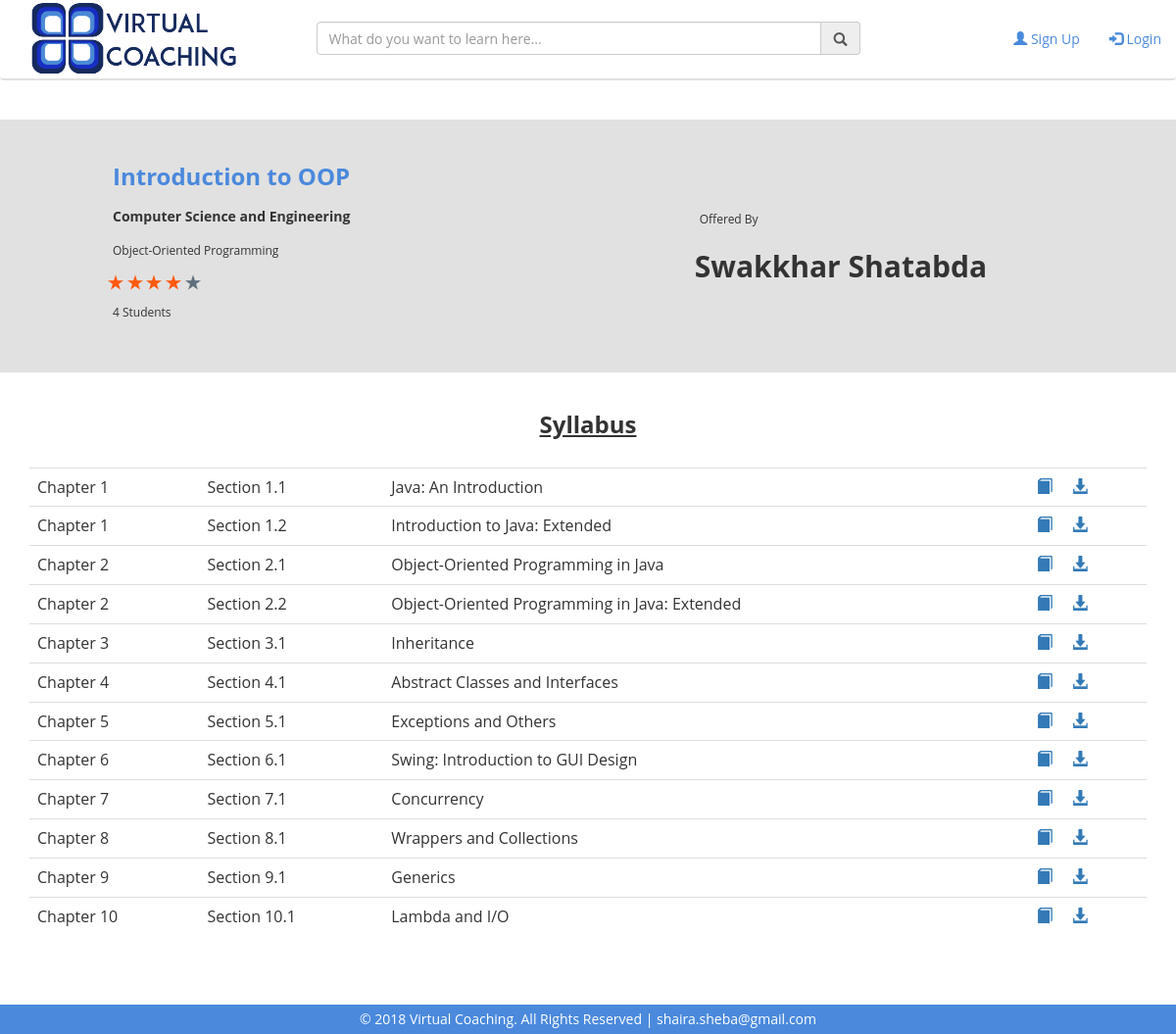
The app's page /course.php?courseid=9 with its own data.
### tables this page shows
CREATE TABLE `course` (
  `CourseID` int(11) NOT NULL,
  `ChannelID` int(11) DEFAULT NULL,
  `Subject` varchar(100) DEFAULT NULL,
  `Topic` varchar(100) DEFAULT NULL,
  `CourseTitle` varchar(100) DEFAULT NULL,
  `Image` varchar(100) DEFAULT NULL,
  `Date` date DEFAULT NULL,
  `About` text
);

CREATE TABLE `users` (
  `Email` varchar(100) NOT NULL,
  `Name` varchar(100) DEFAULT NULL,
  `Image` varchar(100) DEFAULT 'user.jpg',
  `Password` varchar(100) DEFAULT NULL,
  `DOB` date NOT NULL,
  `Phone` varchar(30) NOT NULL,
  `Address` varchar(255) NOT NULL,
  `Bio` text NOT NULL,
  `Position` varchar(255) NOT NULL,
  `Organization` varchar(255) NOT NULL
);

CREATE TABLE `material` (
  `MaterialID` int(11) NOT NULL,
  `CourseID` int(11) DEFAULT NULL,
  `Chapter` int(11) DEFAULT NULL,
  `Section` varchar(10) DEFAULT NULL,
  `MaterialTitle` varchar(100) DEFAULT NULL,
  `File` varchar(255) DEFAULT NULL,
  `FileType` varchar(20) NOT NULL,
  `Date` date DEFAULT NULL
);

### course.php (the view, shortened to what this page needs)
<?php include "headers/header.php";
if(isset($_GET["courseid"])) {
	$courseid = $_GET["courseid"];
	$qry = "SELECT * from course, channel, users WHERE channel.ChannelID=course.ChannelID && channel.Email=users.Email && course.CourseID='$courseid'";
	$res = $db_connect->query($qry) or die('bad query');
	$row = $res->fetch_assoc();
	$subject = $row["Subject"];
	$topic = $row["Topic"];
	$title = $row["CourseTitle"];
	$owner = $row["Name"];
	$qry1 = "SELECT avg(Rating) from review WHERE review.CourseID='$courseid'";
	$res1 = $db_connect->query($qry1) or die('bad query2');
	$row1 = $res1->fetch_assoc();
	$rating = $row1["avg(Rating)"];
	$fullstar = floor($rating+0.5);
	$blankstar = 5 - $fullstar;
	$qry2 = "select count(enroll.Email) from enroll where CourseID='$courseid'";
	$res2 = $db_connect->query($qry2) or die('bad query3');
	$row2 = $res2->fetch_assoc();
	$totalenrolled = $row2["count(enroll.Email)"];
}
?>
	<div class="row" style="background-color:#e1e1e1; margin-right:0px;">
		<div class="col-md-7" style="padding-left:125px;"><br>
			<h3 style="color:#4a89dc; font-weight:bold; padding:5px;"><?php echo $title; ?></h3>
			<h5 style="padding:5px; font-weight:bold;"><?php echo $subject; ?></h5>
			<h6 style="padding:5px;"><?php echo $topic; ?></h6>
			<?php for($i=0; $i<$fullstar; $i++) { ?>
			<img src="images/starfull.png">
			<?php } ?>
			<?php for($i=0; $i<$blankstar; $i++) { ?>
			<img src="images/starblank.png">
			<?php } ?>
			<h6 style="padding:5px;"><?php echo $totalenrolled; ?> Students</h6><br><br>
		</div>
		<div class="col-md-5" style="padding-top: 80px;">
			<h6 style="padding:5px;">Offered By</h6>
			<h2 style="font-weight:bold;"><?php echo $owner; ?></h2>
		</div>
	</div>
<div id="syllabuspage" class="container">
	<br><h3 style="text-align:center; font-weight:bold; text-decoration:underline;">Syllabus</h3><br>
  <table class="table table-hover">
	<tbody id="materiallist">
		<?php
			$i = 0;
			$qry = "SELECT * FROM material WHERE CourseID='$courseid' ORDER BY Chapter";
			$res = $db_connect->query($qry) or die('bad query22');
			while($row = $res->fetch_assoc()) {
			$i++;
			$chapter = $row["Chapter"];
			$section = $row["Section"];
			$materialtitle = $row["MaterialTitle"];
			$filename = $row["File"];
			$filetype = $row["FileType"];
		?>
		<tr id="materialrow<?php echo $i; ?>">
			<td id="chapter<?php echo $i; ?>" style="vertical-align: middle;">Chapter <?php echo $chapter; ?></td>
			<td id="section<?php echo $i; ?>" style="vertical-align: middle;">Section <?php echo $section; ?></td>
			<td id="title<?php echo $i; ?>" style="vertical-align: middle;"><?php echo $materialtitle; ?></td>
			<?php if($filetype=="PDF File") { ?>
			<td><a title="Read PDF" style="cursor:pointer; text-decoration:none;" href="material_files/<?php echo $filename; ?>" target="_blank"><i class="glyphicon glyphicon-book"></i></a>&emsp;
			<?php } else if($filetype=="Video File") { ?>
			<td><a title="Watch Video" style="cursor:pointer; text-decoration:none;" onclick="setmodalvideo('<?php echo $materialtitle; ?>','<?php echo $filename; ?>')" data-toggle="modal" data-target="#myModal-watchvideo"><i class="glyphicon glyphicon-play-circle"></i></a>&emsp;
			<?php } ?>
			<a title="Download" href="material_files/<?php echo $filename; ?>" download><i class="glyphicon glyphicon-download-alt"></i></a></td>
		</tr>
		<?php } ?>
    </tbody>
  </table><br>
</div>
<?php include "headers/footer.php"; ?>

### headers/header.php (shortened to what this page needs)
<?php
	include "php/db_connect.php";
?>
<head>
	<link href="css/fontawesome-all.css" rel="stylesheet">
    <link rel="stylesheet" href="https://maxcdn.bootstrapcdn.com/bootstrap/3.3.7/css/bootstrap.min.css">
	<link rel="stylesheet" href="css/review.css">
	<link rel="stylesheet" href="css/slider.css">
</head>
<body style="font-family: 'Open Sans';">
	<nav class="navbar navbar-inverse" style="background-color:white; z-index:+999; position:sticky; top:0; border:none; border-bottom:2px solid #e1e1e1;">
	  <div class="container-fluid">
		<div class="col-md-3">
			<div class="navbar-header">
			  <a href="index.php"><img src="images/logo2.png" height="80" width="214"></a>
			</div>
		</div>
		<div class="col-md-6">
			<div class="input-group" style="margin-top:22px;">
			  <input id="searchkey" type="search" class="form-control" placeholder="What do you want to learn here..." onkeyup="searchcourse(3,1)">
			  <span class="input-group-addon"><i class="glyphicon glyphicon-search"></i></span>
			</div>
		</div>
		<?php if(isset($_SESSION["UserEmail"])) {
			$email = $_SESSION["UserEmail"];
			$qry = "SELECT * from users where Email='$email'";
			$res = $db_connect->query($qry) or die('bad query');
			$row = $res->fetch_assoc();
			$name = $row["Name"];
			$image = $row["Image"];
			$qry = "SELECT * FROM channel WHERE Email='$email'";
			$res = $db_connect->query($qry) or die('bad query');
			$row = $res->fetch_assoc();
			$havechannel = mysqli_num_rows($res);
		?>
		<div class="col-md-3">
			<div class="nav navbar-nav navbar-right">
				<div style="display:inline-block; margin:20px; font-size:13pt;">
					<a href="profile.php?msg=1" style="text-decoration: none; color:black;"><i class="glyphicon glyphicon-envelope"></i>
					<span id="msgcountbtn" style="display:none; background-color:red; color:white; border-radius:10px; position:absolute; padding:0 4px; font-size:11px; font-weight:bold; margin-left:10px; margin-top:-30px; font-family:'Helvetica Neue',Helvetica,Arial,sans-serif;"></span>
					</a>
					&nbsp;
					<div class="dropdown" style="display:inline-block; cursor:pointer;">
						<i onclick="updatenotification(); fetchnotification();" class="glyphicon glyphicon-bell" data-toggle="dropdown"></i>
						<span id="noticountbtn" style="display:none; background-color:red; color:white; border-radius:10px; position:absolute; padding:0 4px; font-size:11px; font-weight:bold; margin-left:10px; margin-top:-23px; font-family:'Helvetica Neue',Helvetica,Arial,sans-serif;"></span>
						<ul id="noti-dropdown" class="dropdown-menu" style="width:350px; margin-top:17px;">
							<li style="text-align:center;"><b>No new notification</b></li>
						</ul>
					</div>
				</div>
				<div class="dropdownhover" style="display:inline-block; margin-top:20px; margin-right:20px;">
					<button style="padding:5px; background-color:#eee; border-radius:20px; border:none; color:black; font-weight:bold;" class="btn btn-primary dropdown-toggle" type="button" data-toggle="dropdown"><img src="user_images/<?php echo $image; ?>" height="28" width="28" style="border-radius:50%;">&nbsp;<?php echo $name; ?>&nbsp;
					<span class="caret"></span></button>
					<ul class="dropdown-menu" style="padding-left:20px;">
						<li><a href="profile.php"><i class="glyphicon glyphicon-user"></i>  Profile</a></li>
						<li><a style="cursor:pointer;" onclick="setchangepassbtn()" data-toggle="modal" data-target="#myModal-changepass"><i class="glyphicon glyphicon-lock"></i> Change Password</a></li>
						<?php if($havechannel==0) { ?>
						<li><a href="#" data-toggle="modal" data-target="#myModal-checkchannel"><i class="glyphicon glyphicon-briefcase"></i>  Channel</a></li>
						<?php } else { $channelid = $row["ChannelID"]; ?>
						<li><a href="channel.php?channelid=<?php echo $channelid; ?>"><i class="glyphicon glyphicon-briefcase"></i>  Channel</a></li>
						<?php } ?>
						<li><a href="php/login.php?serial=3"><i class="glyphicon glyphicon-log-out"></i>  Logout</a></li>
					</ul>
				</div>
			</div>
			<?php } else { ?>
			<ul class="nav navbar-nav navbar-right" style="margin-top:15px;">
			  <li><a onclick="setsignupbtn()" href="#" data-toggle="modal" data-target="#myModal-signup" style="color:#4a89dc;"><span style="color:#4a89dc;" class="glyphicon glyphicon-user"></span> Sign Up</a></li>
			  <li><a onclick="setloginbtn()" href="#" data-toggle="modal" data-target="#myModal-signin" style="color:#4a89dc;"><span style="color:#4a89dc;" class="glyphicon glyphicon-log-in"></span> Login</a></li>
			</ul>
			<?php } ?>
		</div>
	</nav><br>

### headers/footer.php
<br><br><br><div style="position: fixed;
   left: 0;
   bottom: 0;
   width: 100%;
   background-color: #4a89dc;
   color: white;
   padding:5px;
   text-align: center;">
	© 2018 Virtual Coaching. All Rights Reserved | shaira.sheba@gmail.com
</div></body></html>

### records on screen
course: CourseTitle "Introduction to OOP", Subject "Computer Science and Engineering", Topic "Object-Oriented Programming", users.Name "Swakkhar Shatabda"
material: Chapter "1", Section "1.1", MaterialTitle "Java: An Introduction"
material: Chapter "1", Section "1.2", MaterialTitle "Introduction to Java: Extended"
material: Chapter "2", Section "2.1", MaterialTitle "Object-Oriented Programming in Java"
material: Chapter "2", Section "2.2", MaterialTitle "Object-Oriented Programming in Java: Extended"
material: Chapter "3", Section "3.1", MaterialTitle "Inheritance"
material: Chapter "4", Section "4.1", MaterialTitle "Abstract Classes and Interfaces"
material: Chapter "5", Section "5.1", MaterialTitle "Exceptions and Others"
material: Chapter "6", Section "6.1", MaterialTitle "Swing: Introduction to GUI Design"
material: Chapter "7", Section "7.1", MaterialTitle "Concurrency"
material: Chapter "8", Section "8.1", MaterialTitle "Wrappers and Collections"
material: Chapter "9", Section "9.1", MaterialTitle "Generics"
material: Chapter "10", Section "10.1", MaterialTitle "Lambda and I/O"

### other values on screen
$totalenrolled "4"
